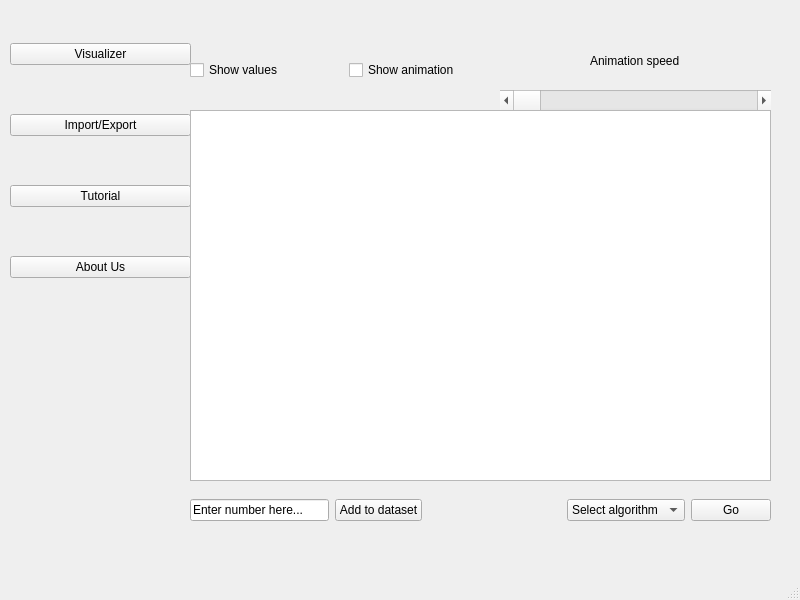
<?xml version="1.0" encoding="UTF-8"?>
<ui version="4.0">
 <class>MainWindow</class>
 <widget class="QMainWindow" name="MainWindow">
  <property name="geometry">
   <rect>
    <x>0</x>
    <y>0</y>
    <width>800</width>
    <height>600</height>
   </rect>
  </property>
  <property name="windowTitle">
   <string>MainWindow</string>
  </property>
  <widget class="QWidget" name="centralwidget">
   <widget class="QStackedWidget" name="stackedWidget">
    <property name="geometry">
     <rect>
      <x>10</x>
      <y>0</y>
      <width>791</width>
      <height>571</height>
     </rect>
    </property>
    <property name="currentIndex">
     <number>0</number>
    </property>
    <widget class="QWidget" name="page">
     <widget class="QWidget" name="verticalLayoutWidget">
      <property name="geometry">
       <rect>
        <x>0</x>
        <y>0</y>
        <width>181</width>
        <height>321</height>
       </rect>
      </property>
      <layout class="QVBoxLayout" name="verticalLayout">
       <item>
        <widget class="QPushButton" name="pushButton">
         <property name="text">
          <string>Visualizer</string>
         </property>
        </widget>
       </item>
       <item>
        <widget class="QPushButton" name="pushButton_2">
         <property name="text">
          <string>Import/Export</string>
         </property>
        </widget>
       </item>
       <item>
        <widget class="QPushButton" name="pushButton_3">
         <property name="text">
          <string>Tutorial</string>
         </property>
        </widget>
       </item>
       <item>
        <widget class="QPushButton" name="pushButton_17">
         <property name="text">
          <string>About Us</string>
         </property>
        </widget>
       </item>
      </layout>
     </widget>
     <widget class="QWidget" name="horizontalLayoutWidget">
      <property name="geometry">
       <rect>
        <x>180</x>
        <y>30</y>
        <width>311</width>
        <height>81</height>
       </rect>
      </property>
      <layout class="QHBoxLayout" name="horizontalLayout">
       <item>
        <widget class="QCheckBox" name="checkBox">
         <property name="text">
          <string>Show values</string>
         </property>
        </widget>
       </item>
       <item>
        <widget class="QCheckBox" name="checkBox_2">
         <property name="text">
          <string>Show animation</string>
         </property>
        </widget>
       </item>
      </layout>
     </widget>
     <widget class="QLabel" name="label">
      <property name="geometry">
       <rect>
        <x>580</x>
        <y>40</y>
        <width>281</width>
        <height>41</height>
       </rect>
      </property>
      <property name="text">
       <string>Animation speed</string>
      </property>
     </widget>
     <widget class="QScrollBar" name="horizontalScrollBar">
      <property name="geometry">
       <rect>
        <x>490</x>
        <y>90</y>
        <width>271</width>
        <height>21</height>
       </rect>
      </property>
      <property name="orientation">
       <enum>Qt::Horizontal</enum>
      </property>
     </widget>
     <widget class="QGraphicsView" name="graphicsView">
      <property name="geometry">
       <rect>
        <x>180</x>
        <y>110</y>
        <width>581</width>
        <height>371</height>
       </rect>
      </property>
     </widget>
     <widget class="QWidget" name="horizontalLayoutWidget_2">
      <property name="geometry">
       <rect>
        <x>180</x>
        <y>480</y>
        <width>581</width>
        <height>61</height>
       </rect>
      </property>
      <layout class="QHBoxLayout" name="horizontalLayout_2">
       <item>
        <widget class="QLineEdit" name="lineEdit">
         <property name="text">
          <string>Enter number here...</string>
         </property>
        </widget>
       </item>
       <item>
        <widget class="QPushButton" name="pushButton_10">
         <property name="text">
          <string>Add to dataset</string>
         </property>
        </widget>
       </item>
       <item>
        <spacer name="horizontalSpacer">
         <property name="orientation">
          <enum>Qt::Horizontal</enum>
         </property>
         <property name="sizeHint" stdset="0">
          <size>
           <width>40</width>
           <height>20</height>
          </size>
         </property>
        </spacer>
       </item>
       <item>
        <widget class="QComboBox" name="comboBox">
         <item>
          <property name="text">
           <string>Select algorithm</string>
          </property>
         </item>
        </widget>
       </item>
       <item>
        <widget class="QPushButton" name="pushButton_11">
         <property name="text">
          <string>Go</string>
         </property>
        </widget>
       </item>
      </layout>
     </widget>
    </widget>
    <widget class="QWidget" name="page_2">
     <widget class="QWidget" name="verticalLayoutWidget_2">
      <property name="geometry">
       <rect>
        <x>0</x>
        <y>0</y>
        <width>181</width>
        <height>321</height>
       </rect>
      </property>
      <layout class="QVBoxLayout" name="verticalLayout_2">
       <item>
        <widget class="QPushButton" name="pushButton_4">
         <property name="text">
          <string>Visualizer</string>
         </property>
        </widget>
       </item>
       <item>
        <widget class="QPushButton" name="pushButton_5">
         <property name="text">
          <string>Import/Export</string>
         </property>
        </widget>
       </item>
       <item>
        <widget class="QPushButton" name="pushButton_6">
         <property name="text">
          <string>Tutorial</string>
         </property>
        </widget>
       </item>
       <item>
        <widget class="QPushButton" name="pushButton_16">
         <property name="text">
          <string>About Us</string>
         </property>
        </widget>
       </item>
      </layout>
     </widget>
     <widget class="QWidget" name="horizontalLayoutWidget_3">
      <property name="geometry">
       <rect>
        <x>180</x>
        <y>30</y>
        <width>311</width>
        <height>81</height>
       </rect>
      </property>
      <layout class="QHBoxLayout" name="horizontalLayout_3">
       <item>
        <widget class="QCheckBox" name="checkBox_3">
         <property name="text">
          <string>Show values</string>
         </property>
        </widget>
       </item>
       <item>
        <widget class="QCheckBox" name="checkBox_4">
         <property name="text">
          <string>Show animation</string>
         </property>
        </widget>
       </item>
      </layout>
     </widget>
     <widget class="QLabel" name="label_2">
      <property name="geometry">
       <rect>
        <x>580</x>
        <y>40</y>
        <width>281</width>
        <height>41</height>
       </rect>
      </property>
      <property name="text">
       <string>Animation speed</string>
      </property>
     </widget>
     <widget class="QScrollBar" name="horizontalScrollBar_2">
      <property name="geometry">
       <rect>
        <x>490</x>
        <y>90</y>
        <width>271</width>
        <height>21</height>
       </rect>
      </property>
      <property name="orientation">
       <enum>Qt::Horizontal</enum>
      </property>
     </widget>
     <widget class="QWidget" name="horizontalLayoutWidget_4">
      <property name="geometry">
       <rect>
        <x>180</x>
        <y>120</y>
        <width>601</width>
        <height>80</height>
       </rect>
      </property>
      <layout class="QHBoxLayout" name="horizontalLayout_4">
       <item>
        <widget class="QPushButton" name="pushButton_12">
         <property name="text">
          <string>Import daraset from file</string>
         </property>
        </widget>
       </item>
       <item>
        <spacer name="horizontalSpacer_2">
         <property name="orientation">
          <enum>Qt::Horizontal</enum>
         </property>
         <property name="sizeType">
          <enum>QSizePolicy::Fixed</enum>
         </property>
         <property name="sizeHint" stdset="0">
          <size>
           <width>40</width>
           <height>20</height>
          </size>
         </property>
        </spacer>
       </item>
       <item>
        <widget class="QPushButton" name="pushButton_13">
         <property name="text">
          <string>Export current animation</string>
         </property>
        </widget>
       </item>
      </layout>
     </widget>
     <widget class="QGraphicsView" name="graphicsView_2">
      <property name="geometry">
       <rect>
        <x>180</x>
        <y>200</y>
        <width>291</width>
        <height>231</height>
       </rect>
      </property>
     </widget>
     <widget class="QGraphicsView" name="graphicsView_3">
      <property name="geometry">
       <rect>
        <x>490</x>
        <y>200</y>
        <width>291</width>
        <height>231</height>
       </rect>
      </property>
     </widget>
    </widget>
    <widget class="QWidget" name="page_3">
     <widget class="QWidget" name="verticalLayoutWidget_3">
      <property name="geometry">
       <rect>
        <x>0</x>
        <y>0</y>
        <width>181</width>
        <height>321</height>
       </rect>
      </property>
      <layout class="QVBoxLayout" name="verticalLayout_3">
       <item>
        <widget class="QPushButton" name="pushButton_7">
         <property name="text">
          <string>Visualizer</string>
         </property>
        </widget>
       </item>
       <item>
        <widget class="QPushButton" name="pushButton_8">
         <property name="text">
          <string>Import/Export</string>
         </property>
        </widget>
       </item>
       <item>
        <widget class="QPushButton" name="pushButton_9">
         <property name="text">
          <string>Tutorial</string>
         </property>
        </widget>
       </item>
       <item>
        <widget class="QPushButton" name="pushButton_15">
         <property name="text">
          <string>About Us</string>
         </property>
        </widget>
       </item>
      </layout>
     </widget>
     <widget class="QWidget" name="verticalLayoutWidget_4">
      <property name="geometry">
       <rect>
        <x>200</x>
        <y>10</y>
        <width>551</width>
        <height>451</height>
       </rect>
      </property>
      <layout class="QVBoxLayout" name="verticalLayout_4">
       <item>
        <widget class="QGraphicsView" name="graphicsView_4"/>
       </item>
       <item>
        <layout class="QHBoxLayout" name="horizontalLayout_5">
         <item>
          <spacer name="horizontalSpacer_3">
           <property name="orientation">
            <enum>Qt::Horizontal</enum>
           </property>
           <property name="sizeHint" stdset="0">
            <size>
             <width>40</width>
             <height>20</height>
            </size>
           </property>
          </spacer>
         </item>
         <item>
          <widget class="QPushButton" name="pushButton_14">
           <property name="text">
            <string>Play</string>
           </property>
          </widget>
         </item>
         <item>
          <spacer name="horizontalSpacer_4">
           <property name="orientation">
            <enum>Qt::Horizontal</enum>
           </property>
           <property name="sizeHint" stdset="0">
            <size>
             <width>40</width>
             <height>20</height>
            </size>
           </property>
          </spacer>
         </item>
        </layout>
       </item>
      </layout>
     </widget>
    </widget>
   </widget>
  </widget>
  <widget class="QMenuBar" name="menubar">
   <property name="geometry">
    <rect>
     <x>0</x>
     <y>0</y>
     <width>800</width>
     <height>26</height>
    </rect>
   </property>
  </widget>
  <widget class="QStatusBar" name="statusbar"/>
 </widget>
 <resources/>
 <connections/>
</ui>
